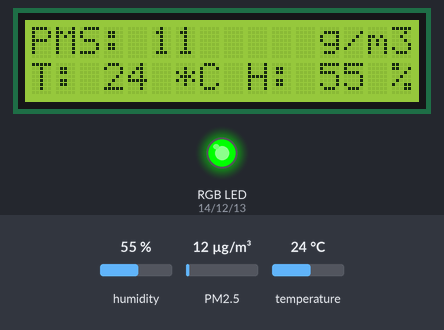
Bench run of a sketch on a simulated ESP8266 (NodeMCU). Shown: 16×2 character LCD, an RGB LED mixed from three pins (HIGH = lit). The test bench sets the inputs (shaded band); at power-on: PM2.5 12 µg/m³, humidity 55 %, temperature 24 °C. WiFi joins after 1.5 s; servers stay silent unless stated; what the sketch prints to the serial monitor is not drawn.

Above: at 2.8 s.
2.9 s: PM2.5 set to 30 µg/m³
At 4.4 s:
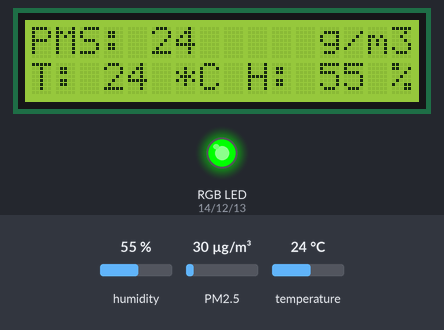
5.1 s: PM2.5 set to 35 µg/m³
At 6.0 s:
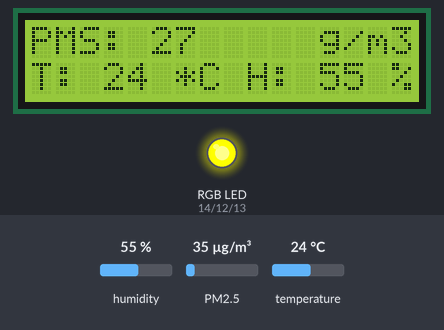
7.1 s: humidity set to 22 %
At 7.9 s:
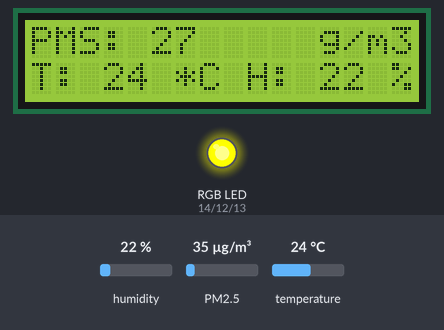
9.0 s: PM2.5 set to 85 µg/m³
At 10.4 s:
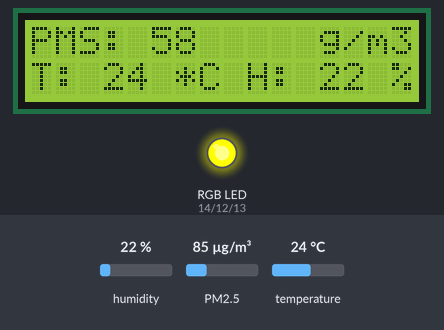
11.1 s: PM2.5 set to 92 µg/m³
At 12.9 s:
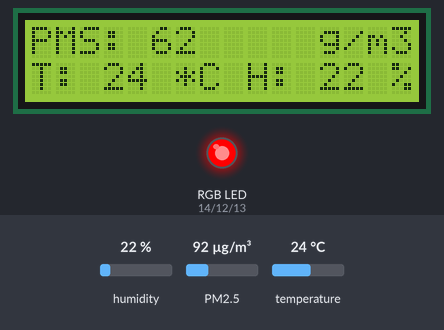
13.2 s: temperature set to 12 °C
At 16.2 s:
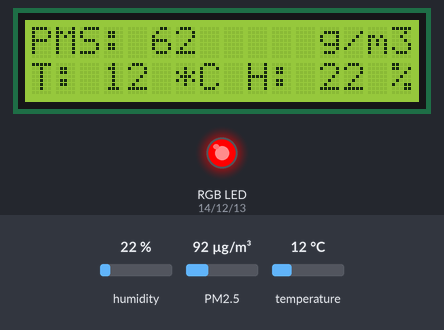
Timing chart, 0 to 17.5 s (numbered marks = the images above; inputs shaded):
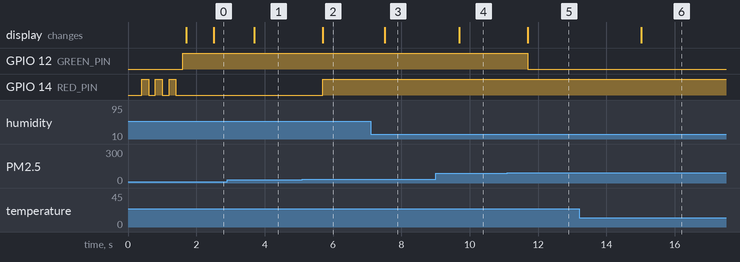

Measured:
- the behaviour switches between 32 and 33 µg/m³ on PM2.5 (found by bisection; images 1 and 2)
- the behaviour switches between 89 and 90 µg/m³ on PM2.5 (found by bisection; images 4 and 5)
- after the input at 2.9 s, the display: changes after 0.79 s (image 1)
- after the input at 5.1 s, GPIO 14 (RED_PIN): LOW → HIGH after 0.60 s; the display: changes after 0.60 s (image 2)
- after the input at 7.1 s, the display: changes after 0.41 s (image 3)
- after the input at 9.0 s, the display: changes after 0.70 s (image 4)
- after the input at 11.1 s, GPIO 12 (GREEN_PIN): HIGH → LOW after 0.60 s; the display: changes after 0.60 s (image 5)
- after the input at 13.2 s, the display: changes after 1.8 s (image 6)

The sketch:

MCU_DHT_PMS.ino
```cpp
#include <ESP8266WiFi.h>
#include <SoftwareSerial.h>
#include <PMS.h>
#include <Wire.h>
#include <dht_nonblocking.h>
#include <LiquidCrystal_I2C.h>
#include "ThingSpeak.h"
LiquidCrystal_I2C lcd(0x27,16,2);

#ifndef STASSID
#define STASSID "Huu Huong"   // thay ten wifi vao day
#define STAPSK  "tumotdenchin" // thay pass wifi vao day
#endif
const char* ssid     = STASSID;
const char* password = STAPSK;

#define TIME_TO_SEND_DATA 20000
#define DHT_SENSOR_TYPE DHT_TYPE_22
static const int  DHT_SENSOR_PIN = 16;
DHT_nonblocking dht_sensor( DHT_SENSOR_PIN, DHT_SENSOR_TYPE );
PMS pms(Serial);
PMS::DATA pmsdata;

uint32_t lastReadDHT = 0;
float temperatureSum = 0;
float humiditySum = 0;
float temperature;
float humidity;
uint16_t dataDHTCount = 0;

unsigned long PMS_pm10sum = 0;
unsigned long PMS_pm25sum = 0;
uint8_t dataPMScount = 0;

void lcdInit();
void getPMSdata();
void getDHTdata();
void sendDataThingSpeak();
unsigned long lastSendData = 0;

// cac em phai lap tai khoan thingspeak roi lay ma kenh va API sau do thay vao dong duoi
unsigned long myChannelNumber = 856085;  // thay 856085 bang ma kenh cua cac em
const char * myWriteAPIKey = "VQX1V1IQGD2NDSBU";    // thay API cua cac em vao day
WiFiClient  client;
static int j=0,i=0;

const int RED_PIN = 14;    // led đỏ
const int GREEN_PIN = 12; // led xanh lá
const int BLUE_PIN = 13;  // led xanh dương

void setup() {
  pinMode(RED_PIN, OUTPUT);
  pinMode(GREEN_PIN, OUTPUT);
  pinMode(BLUE_PIN, OUTPUT);
  Serial.begin(9600);  // cong Serial
  Serial.println(); //
  Serial.print("Connecting to ");
  Serial.println(ssid);
  WiFi.mode(WIFI_STA);
  WiFi.begin(ssid, password);
  while (WiFi.status() != WL_CONNECTED) {
    delay(200);
    Serial.print(".");
    j=1-j;
    if(j==0)RGB_red();
    if(j==1)RGB_black();
  }
  RGB_green();
  Serial.println("WiFi connected");
  Serial.println("IP address: ");
  Serial.println(WiFi.localIP());
  ThingSpeak.begin(client);
  lcdInit();
}

void loop() {
  if (millis() - lastSendData > 30000)
    {
      sendDataThingSpeak();
      lastSendData=millis();
    }
    getPMSdata();
    getDHTdata();
  }
void getPMSdata(){
  if (pms.read(pmsdata))
  {
    PMS_pm25sum += pmsdata.PM_AE_UG_2_5;
    PMS_pm10sum += pmsdata.PM_AE_UG_10_0;
    dataPMScount++;


    float pm10Float = pmsdata.PM_AE_UG_10_0;
    float pm25Float = pmsdata.PM_AE_UG_2_5;
    char pms25Char[3];
    char pms10Char[3];

    pm25Float = 1.33 * pow(pm25Float, 0.85); //cong thuc cua airbeam
    pm10Float = 1.06 * pm10Float;

    uint16_t pm10Int = pm10Float + 0.5; //lam tron len ket qua thu duoc
    uint16_t pm25Int = pm25Float + 0.5;
    Serial.println("Pm2.5:"+String(pm25Int)+" Pm10:"+String(pm10Int));
    lcd.setCursor(5, 0);
    lcd.print("   ");
    lcd.setCursor(5, 0);
    lcd.print(pm25Int);
    canhbao(pm25Int);
  }
}

void getDHTdata()
{
  if ( millis( ) - lastReadDHT > 2500 )
  {
    if ( dht_sensor.measure( &temperature, &humidity ) == true )
    {
      lastReadDHT = millis( );

      if (temperature != 0 && humidity != 0)
      {
        temperatureSum += temperature;
        humiditySum += humidity;
        dataDHTCount++;

        lcd.setCursor(3, 1);
        lcd.print(int(temperature));
        lcd.setCursor(12, 1);
        lcd.print(int(humidity));
        Serial.println("Temp: "+String(temperature) + " Humi: " + String(humidity));
      }
    }
  }
}
void sendDataThingSpeak()
{
  // tinh trung binh
  float temp = 0;
  float hum = 0;
  if (dataDHTCount != 0)
  {
    temp = temperatureSum / dataDHTCount;
    hum = humiditySum / dataDHTCount;
    temperatureSum = 0;
    humiditySum = 0;
    dataDHTCount = 0;
  }

  float PMS_pm25 = 0;
  float PMS_pm10 = 0;
  if (dataPMScount != 0)
  {
    PMS_pm25 = PMS_pm25sum / dataPMScount;
    PMS_pm10 = PMS_pm10sum / dataPMScount;
    PMS_pm25sum = 0;
    PMS_pm10sum = 0;
    dataPMScount = 0;
  }

  //chuan bi data de gui len mang
  uint8_t _temp = temp + 0.5;
  uint8_t _hum = hum + 0.5;
  uint16_t _PMSpm25 = 1.33 * pow(PMS_pm25, 0.85);
  uint16_t _PMSpm10 = 1.06 * PMS_pm10;
      if(i==0){
        ThingSpeak.writeField(myChannelNumber, 1 , _temp, myWriteAPIKey);
        Serial.println("Temp: "+String(_temp));
      }
      if(i==1){
        ThingSpeak.writeField(myChannelNumber, 2 , _hum, myWriteAPIKey);
        Serial.println("Humi: "+String(_hum));
      }
      if(i==2){
        ThingSpeak.writeField(myChannelNumber, 3 , _PMSpm25, myWriteAPIKey);
        Serial.println("Pm2.5: "+String(_PMSpm25));

      }
      if(i==3){
        ThingSpeak.writeField(myChannelNumber, 4 , _PMSpm10, myWriteAPIKey);
        Serial.println("Pm10: "+String(_PMSpm10));

      }
      i++;
      if(i>3) i=0;
}

void lcdInit()
{
  lcd.begin();
  lcd.backlight();
  lcd.setCursor(0, 0);
  lcd.print("PMS:");
  lcd.setCursor(12, 0);
  lcd.print("g/m3");
  lcd.setCursor(0, 1);
  lcd.print("T:");
  lcd.setCursor(6, 1);
  lcd.print("*C");
  lcd.setCursor(9, 1);
  lcd.print("H:");
  lcd.setCursor(15, 1);
  lcd.print("%");
  Serial.println("LCD done");
}
void canhbao(int pm25Int){
  if(pm25Int <= 25){
       RGB_green();
     }
    if(25 < pm25Int && pm25Int<= 60){
       RGB_yellow();
     }
    if(60 <pm25Int&& pm25Int<= 110){
       RGB_red();
     }
    if(110<pm25Int){
      RGB_red();
    }
}
void RGB_red(){
  digitalWrite(RED_PIN, HIGH);
  digitalWrite(GREEN_PIN, LOW);
  digitalWrite(BLUE_PIN, LOW);
}
void RGB_green(){
  digitalWrite(RED_PIN, LOW);
  digitalWrite(GREEN_PIN, HIGH);
  digitalWrite(BLUE_PIN, LOW);
}
void RGB_yellow(){
  digitalWrite(RED_PIN, HIGH);
  digitalWrite(GREEN_PIN, HIGH);
  digitalWrite(BLUE_PIN, LOW);
}
void RGB_violet(){
  digitalWrite(RED_PIN, HIGH);
  digitalWrite(GREEN_PIN, LOW);
  digitalWrite(BLUE_PIN, HIGH);
}
void RGB_trang(){
  digitalWrite(RED_PIN, HIGH);
  digitalWrite(GREEN_PIN, HIGH);
  digitalWrite(BLUE_PIN, HIGH);
}
void RGB_black(){
  digitalWrite(RED_PIN, LOW);
  digitalWrite(GREEN_PIN, LOW);
  digitalWrite(BLUE_PIN, LOW);
}
```
